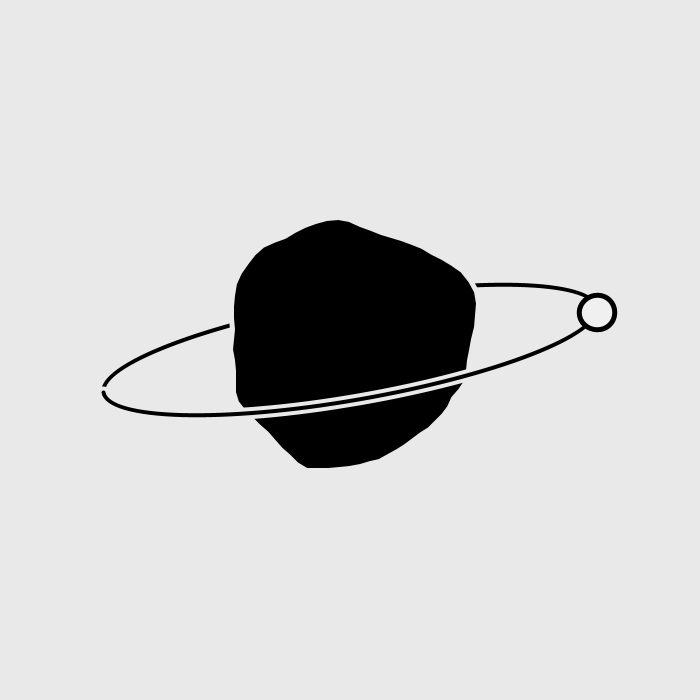
Frame 1 (no input)
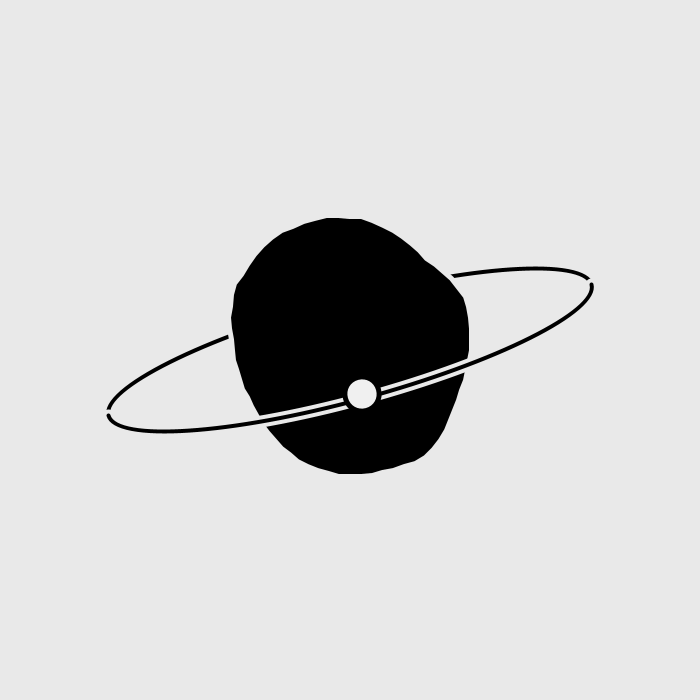
Frame 60 (the mouse pressed at the canvas centre just before this capture)
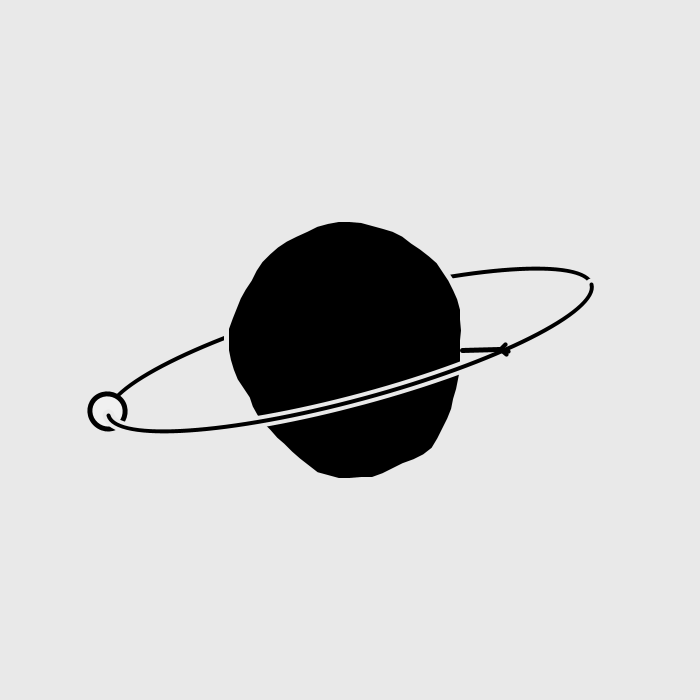
Frame 120 (the mouse held since frame 60 and released just before this capture)

The Processing sketch that drew these frames (run headless with seeded random() and noise(); from frame 60 on, the mouse is pressed at the canvas centre):

// Processing sketch: tree_planet
// ── tree_planet.pde
/*
Based on: https://www.openprocessing.org/sketch/567018
Santiago Fiorino
*/
Planet p;
void setup() {
  size(700, 700);
  p = new Planet(width / 2, height / 2, 100);
}

void draw() {
  background(233);

  p.update();
  p.display();

}

void mousePressed() {
  if (p.isInBody()) {
    p.addTree();
  }
}

void mouseMoved() {
  p.rotateAngle();
}

class Planet {
  final int MAX_TREE_COUNT = 3;
  float x, y, r, rotateTheta;
  float oribitWidth, oribitHeight;
  float ballAngle, ballSpeed;
  ArrayList<Tree> trees;
  Planet(float _x, float _y, float _r) {
    x = _x;
    y = _y;
    trees = new ArrayList();
    r = _r;
    oribitWidth = 5 * _r;
    oribitHeight = _r;
    ballSpeed = 1.5;
    rotateTheta = radians(-25);
  }

  void update() {
    // delete extra tree
    int cnt = trees.size() -  MAX_TREE_COUNT;
    if (cnt >= 0) {
      for (int i = 0; i < cnt; i++) {
        trees.get(i).die();
      }
    }

    // update the trees
    for (int i = trees.size() - 1; i >=0; i--) {
      Tree t = trees.get(i);
      if (t.isDead) {
        trees.remove(t);
        continue;
      }
      t.angle = angleByTheta(t.theta);
      t.r = rByTheta(t.theta);
      t.update();
    }

    // update the ball
    ballAngle += ballSpeed;
    ballAngle %= 360;
  }

  float rByTheta(float theta) {
    float scale = noise(sin(theta) + 1, cos(theta) + 1, float(frameCount) / 100);
    return r * (scale / 2 + 1);
  }

  float angleByTheta(float theta) {
    final float offset = 0.06;
    float theta1 = theta - offset, theta2 = theta + offset;
    float a = rByTheta(theta1);
    float b = rByTheta(theta2);
    return atan2(a * sin(theta1) - b * sin(theta2), a * cos(theta1) - b * cos(theta2));
  }

  void displayTrace(float startAngle, float endAngle) {
    pushMatrix();
    // shake
    float theta = map(noise(float(frameCount) / 100), 0, 1, 0, 25);
    rotate(radians(theta));

    // back
    noFill();
    stroke(233);
    strokeWeight(12);
    arc(0, 0, oribitWidth, oribitHeight, startAngle, endAngle);

    // front
    stroke(0);
    strokeWeight(4);
    arc(0, 0, oribitWidth, oribitHeight, startAngle, endAngle);
    popMatrix();
  }

  void displayBody() {
    fill(0);
    strokeWeight(5);
    stroke(233);
    beginShape();
    for (int i = 0; i <= 360; i += 5) {
      float theta = radians(i);
      float pr = rByTheta(theta);
      float px = pr * cos(radians(i)), py = pr * sin(radians(i));
      vertex(px, py);
    }
    endShape();
  }

  void displayBall() {
    pushMatrix();
    //shake
    float seed = noise(float(frameCount) / 100);
    float angle = map(seed, 0, 1, 0, 25);
    float offsetY = map(seed, 0, 1, -20, 20);
    rotate(radians(angle));
    float theta = radians(ballAngle);
    fill(240);
    strokeWeight(5);
    stroke(0);
    ellipse(oribitWidth * cos(theta) / 2, oribitHeight * sin(theta) / 2 + offsetY, 35, 35);
    popMatrix();
  }

  void display() {
    translate(x, y);
    rotate(rotateTheta);

    // display the body and trace of the planet
    displayTrace(PI, TWO_PI);
    if (ballAngle < 180) {
      displayBody();
      displayTrace(0, PI);
      displayBall();
    } else {
      displayBall();
      displayBody();
      displayTrace(0, PI);
    }

    // display the trees
    for (Tree t : trees) {
      t.display();
    }
  }

  void addTree() {
    float mx = mouseX, my = mouseY;
    float theta = atan2(my - y, mx - x) - rotateTheta ;
    int type = int(random(3));
    Tree t = new Tree(theta, type);
    t.r = rByTheta(t.theta);
    t.angle = angleByTheta(t.theta);
    trees.add(t);
  }

  void rotateAngle() {
    if (!isInBody()) {
      float theta1 = atan2(mouseY - y, mouseX - x);
      float theta2 = atan2(pmouseY - height / 2, pmouseX - width / 2);
      rotateTheta += theta1 - theta2;
    }
  }

  boolean isInBody() {
    float mx = mouseX, my = mouseY;
    float theta = atan2(my -y, mx - x);
    float r = rByTheta(theta);
    if (dist(mx, my, x, y) < r) {
      return true;
    }
    return false;
  }

}


class Tree {
  static final int MAX_DEPTH = 4, MAX_LEN = 60, MIN_LEN = 30;
  float theta, r, angle;
  ArrayList<Branch> branches;
  ArrayList<Flower> flowers;
  PVector location;
  boolean isDead, isBlow;
  int type;
  Tree(float _theta, int _type) {
    theta = _theta;
    branches = new ArrayList();
    flowers = new ArrayList();
    Branch root = new Branch(0, 0, HALF_PI, random(MIN_LEN, MAX_LEN), 0, null);
    root.isGrowing = true;
    type = _type;
    location = new PVector();

    addBraches(root);
  }

  void addBraches(Branch b) {
    branches.add(b);
    int cnt = int(random(2, 4));
    if (b.level > MAX_DEPTH) {
      for (int i = 0; i < cnt; i++) {
        float offset = random(-10, 10);
        float c1 = random(255), c2 = random(255);
        color c = type == 0 ? color(c1, c2, 255) : type == 1 ? color(c1, 255, c2) : color(255, c1, c2);
        Flower f = new Flower(b, offset, c);
        flowers.add(f);
      }
    } else {
      float startAngle = -PI / 4, endAngle = PI / 4;
      float angle = (endAngle - startAngle) / cnt;
      for (int i = 0; i < cnt; i++) {
        float offset = random(startAngle + angle * i, startAngle + angle * (i + 1));
        Branch t = new Branch(b.to.x, b.to.y, b.theta - offset, b.len * 0.8, b.level + 1, b);
        addBraches(t);
      }
    }
  }

  void die() {
    for (Branch b : branches) {
      if (b.level == MAX_DEPTH + 1) {
        b.isDying = true;
      }
    }
  }

  void update() {
    location.set(r * cos(theta), r * sin(theta));
    if (branches.get(0).isDead) {
      isDead = true;
    }
    for (Branch b : branches) {
      b.update();
    }

    for (int i = 0; i < flowers.size(); i++) {
      Flower f = flowers.get(i);
      if (f.isFlying && !f.isDown) {
        PVector gravity = PVector.sub(new PVector(0, -100), f.location);
        if (abs(gravity.mag() - random(20, 80)) < 10) {
          f.velocity.set(0, 0);
          f.accerlation.set(0, 0);
          f.isDown = true;
        } else {
          gravity.normalize();
          gravity.mult(0.1);
          f.applyForce(gravity);
        }
      }

      f.update();
    }
  }

  void blow() {
    isBlow = true;
    for (Flower f : flowers) {
      f.down();
      f.isFlying = true;
    }
  }

  void display() {
    pushMatrix();
    translate(location.x, location.y);
    rotate(angle);
    for (Branch b : branches) {
      if (PVector.dist(b.from, b.current) > 0.1) {
        b.display();
      }
    }

    for (Flower f : flowers) {
      if (!f.isDown) {
        f.display();
      }
    }
    popMatrix();
  }
}

class Branch {
  Branch father;
  PVector from, to, current;
  float theta, len, sw;
  boolean isDying, isGrowing, isGrown, isDead;
  int level;
  Branch(float fromX, float fromY, float _theta, float _len, int _level, Branch _father) {
    theta = _theta;
    len = _len;
    level = _level;
    sw = map(level, 0, Tree.MAX_DEPTH, 5, 2);

    from = new PVector(fromX, fromY);
    current = new PVector(fromX, fromY);
    to = new PVector(fromX + len * cos(theta), fromY + len * sin(theta));

    father = _father;
  }

  void update() {
    if (isDying) {
      current = PVector.lerp(current, from, 0.2);
      if (PVector.dist(current, from) < 0.1) {
        isDead = true;
        if (father != null) {
          father.isDying = true;
        }
      }
    } else if (isGrowing) {
      current = PVector.lerp(current, to, 0.1);
      if (PVector.dist(current, to) < 0.1) {
        isGrown = true;
      }
    } else if (!isGrowing && !isDying) {
      if (father.isGrown) {
        isGrowing = true;
      }
    }
  }

  void display() {
    strokeWeight(sw);
    stroke(0);
    line(from.x, from.y, current.x, current.y);
  }
}


class Flower {
  PVector velocity, accerlation, location, origin;
  boolean isGrown, isFlying, isDown;
  Branch father;
  color c;
  Flower(Branch _father, float _offset, color _c) {
    father = _father;
    location = new PVector(father.to.x + _offset, father.to.y + _offset);
    velocity = new PVector();
    accerlation = new PVector();
    origin = new PVector(0, -100);
    c = _c;
  }

  void down() {
    velocity = PVector.random2D();
    velocity.mult(1.5);
  }

  void applyForce(PVector force) {
    if (isGrown) {
      accerlation.add(force);
    }
  }

  void update() {
    if (father.isGrown) {
      isGrown = true;
    }

    if (father.isDying) {
      if (!isDown && !isFlying) {
        down();
        isFlying = true;
      }
    }

    if (isGrown) {
      velocity.add(accerlation);
      location.add(velocity);
      accerlation.mult(0);
    }
  }

  void display() {
    if (isGrown) {
      fill(c);
      noStroke();
      ellipse(location.x, location.y, 6, 6);
    }
  }
}
